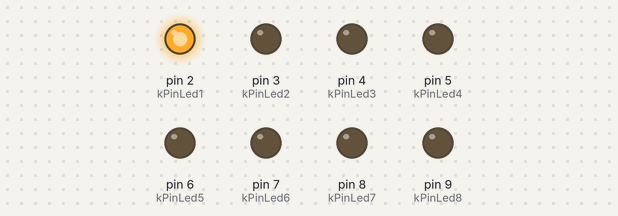
Simulated run of this sketch. Board: Arduino Uno, built with avr-gcc and run on an emulated ATmega328P. Shown: output pins drawn as LEDs (lit = HIGH).

Above: at 0.2 s.
At 1.2 s:
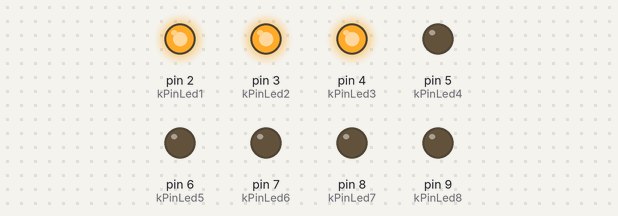
At 2.2 s:
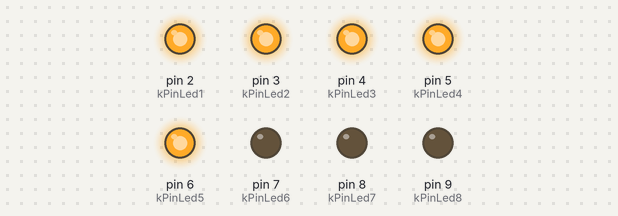
At 4.2 s:
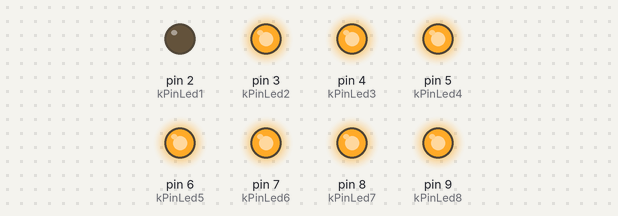
At 6.2 s:
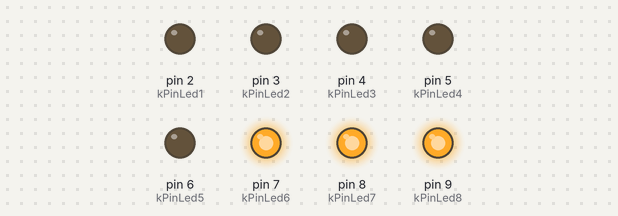
At 8.0 s:
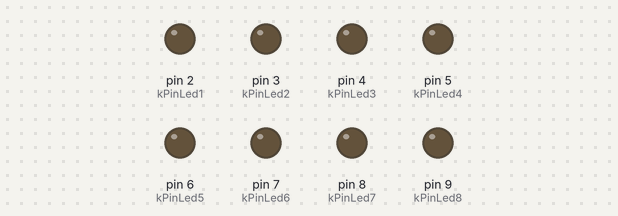
Timing chart, 0 to 11.1 s (numbered marks = the images above):
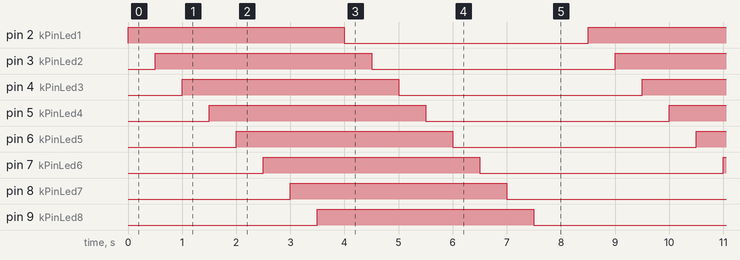

The sketch:

Blink_8.ino
```cpp
const int kPinLed1 = 2;
const int kPinLed2 = 3;
const int kPinLed3 = 4;
const int kPinLed4 = 5;
const int kPinLed5 = 6;
const int kPinLed6 = 7;
const int kPinLed7 = 8;
const int kPinLed8 = 9;

void setup()
{
pinMode(kPinLed1, OUTPUT);
pinMode(kPinLed2, OUTPUT);
pinMode(kPinLed3, OUTPUT);
pinMode(kPinLed4, OUTPUT);
pinMode(kPinLed5, OUTPUT);
pinMode(kPinLed6, OUTPUT);
pinMode(kPinLed7, OUTPUT);
pinMode(kPinLed8, OUTPUT);
}
void loop()
{
// turn on the LEDs
digitalWrite(kPinLed1, HIGH);
delay(500);
digitalWrite(kPinLed2, HIGH);
delay(500);
digitalWrite(kPinLed3, HIGH);
delay(500);
digitalWrite(kPinLed4, HIGH);
delay(500);
digitalWrite(kPinLed5, HIGH);
delay(500);
digitalWrite(kPinLed6, HIGH);
delay(500);
digitalWrite(kPinLed7, HIGH);
delay(500);
digitalWrite(kPinLed8, HIGH);
delay(500);
// Now turn them off
digitalWrite(kPinLed1, LOW);
delay(500);
digitalWrite(kPinLed2, LOW);
delay(500);
digitalWrite(kPinLed3, LOW);
delay(500);
digitalWrite(kPinLed4, LOW);
delay(500);
digitalWrite(kPinLed5, LOW);
delay(500);
digitalWrite(kPinLed6, LOW);
delay(500);
digitalWrite(kPinLed7, LOW);
delay(500);
digitalWrite(kPinLed8, LOW);
delay(1000);
// wait 1 second with them all off before starting again
}
```

Measured:
- by itself, pin 2 (kPinLed1), pin 3 (kPinLed2), pin 4 (kPinLed3), pin 5 (kPinLed4), pin 6 (kPinLed5), pin 7 (kPinLed6), pin 8 (kPinLed7), pin 9 (kPinLed8): alternates HIGH for 4.0 s and LOW for 4.5 s
- by itself, everything shown: repeats every 8.5 s, in 16 steps
